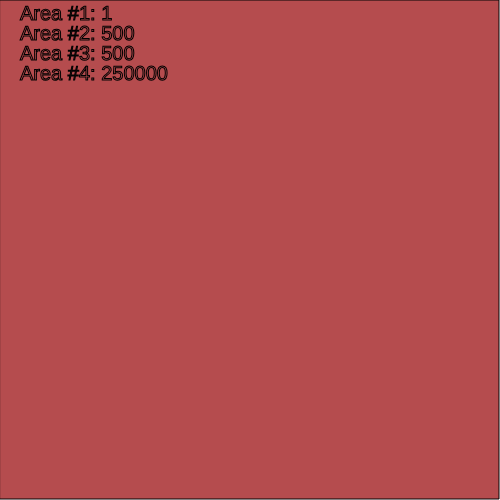
Frame 1 (no input)
Frame 60 (no input): identical to frame 1, image omitted
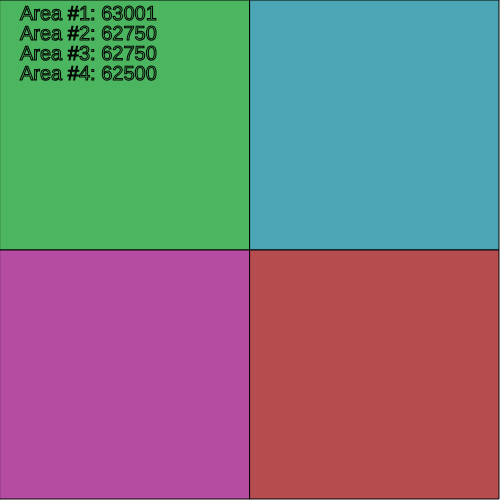
Frame 120 (the mouse pressed at the canvas centre since frame 60)

The p5.js sketch that drew these frames (run headless with seeded random() and noise() and a simulated clock; from frame 60 on, the mouse is pressed at the canvas centre):

// p5.js sketch
// ── sketch.js
/**
 * Problem: Generate 4 different-coloured rectangles that have one of their points meet at mouseX, mouseY. 
 *          Have the areas of all 4 rectangles display on the screen. 
 *          Use a function to calculate the area and return that information to the text() function.
 * 
 * Notes: 
 * 
 * 
 */


let arrX;
let arrY;
let colours = ['#4cb55f','#4ca5b5','#b54ca2','#b54c4e'];

function setup () {
  createCanvas(500,500);
  pixelDensity(1);
  rectMode(CORNERS);
  stroke(2);
  textSize(20);
  arrX = [0, width - 1, 0, width - 1];
  arrY = [0, 0, height - 1, height - 1];

}


function draw () {
  background(255);
  mouseRect();
}

function mouseRect () {
  let texts = [];
  
  for (let i = 0; i < 4; i++) {
    fill(colours[i]);
    let x = arrX[i];
    let y = arrY[i];

    rect(x, y, mouseX, mouseY);

    texts.push("Area #" + (i+1) + ": " + area(x, y, mouseX, mouseY));    
  }


  noFill();
  for (let i = 0; i < 4; i++) {
    text(texts[i], 20, 20*(i + 1) )
  }

}

function area (x1, y1, x2, y2) {
  return (Math.abs(x1 - x2) + 1)*(Math.abs(y1 - y2) + 1);
}
